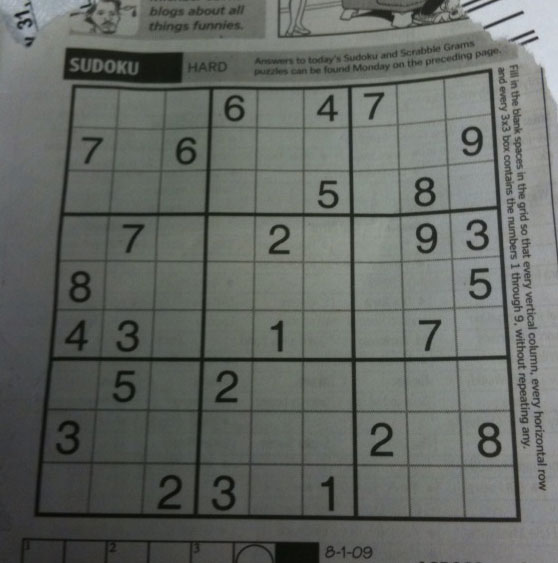
#> input picture images/practice_img/sudoku.png, 558 x 563 px
$ jupyter execute --allow-errors class_07_1_IP_affine_trans.ipynb
#> lines starting #> are read from the running program, lines starting #| are printed output that depends on the picture
# <center> 👉 class_07_1 IP » _Geometric Transformations - Affine and Perspective Transformation_ </center>

## ▣ Geometric Transformations

Geometric Transform refers to __transforming the shape of an image (image wrapping) by artificially enlarging, reducing, changing the position, rotating, or distorting the image__.
It can be viewed as a process of rearranging the positions of pixel coordinates that make up an image.

기하학적 변환(Geometric Transform)이란 이미지를 인위적으로 확대, 축소, 위치 변경, 회전, 왜곡하는 등 이미지의 형태를 변환-이미지 뒤틀기(wraping)-하는 것을 의미합니다.
이미지를 구성하는 픽셀 좌푯값의 위치를 재배치하는 과정으로 볼 수 있습니다.

## ▶ Affine Transformation

In Euclidean geometry, an affine transformation or affinity (from the Latin, affinis, "connected with") is a geometric transformation that __preserves lines and parallelism__,
but not necessarily Euclidean distances and angles.

- Affine transformation uses a 2×3 matrix and can be expressed using vector sum for matrix multiplication.

>- 아핀 변환은 2×3 행렬을 사용하며 행렬 곱셈에 벡터 합을 활용해 표현할 수 있는 변환

In affine transformation, **all parallel lines in the original image will still be parallel in the output image.**
To find the transformation matrix, we need three points from the input image and their corresponding locations in the output image.
Then **cv.getAffineTransform** will create a 2x3 matrix which is to be passed to **cv.warpAffine**.

~ Syntax:
* **martix = cv2.getAffineTransform(pts1, pts2)**
>- pts1: 3 coordinates of the image before conversion 변환 전 영상의 좌표 3개, 3 x 2 array
>- pts2: 3 coordinates of the image after conversion 변환 후 영상의 좌표 3개, 3 x 2 array
>- matrix: Returns transformation matrix 변환 행렬 반환, 2 x 3 array

    This function provides the function to warp the image as the position of the three coordinates, pts1, changes to pts2.
        이 함수는 3개의 좌표인 pts1이 pts2로 위치가 변한 만큼 이미지를 뒤트는 기능을 제공합니다.
Check the below example, and also look at the points being selected (which are marked in green color):

[cell 1]
# Affine Transformation
import cv2
import numpy as np
from matplotlib import pyplot as plt
from matplotlib.pyplot import figure

img = cv2.imread('./images/practice_img/dr_ochanomizu.jpg')

#> (the rest of this cell did not finish here and is left out)

[cell 2]
# Affine Transformation  (getAffine.py)

import cv2
import numpy as np
from matplotlib import pyplot as plt

img = cv2.imread('./images/practice_img/duck1.jpg')
# img = cv2.imread('./images/practice_img/red_rider_hood.jpg')

#> (the rest of this cell did not finish here and is left out)

#> (a cell that did not finish here is left out)

[cell 4]
pts1 = np.float32([[100, 50], [200, 50], [100, 200]])
pts2 = np.float32([[80, 70], [210, 60], [250, 120]])

cv2.circle(img, (100,50), 5, (255,0), -1)
cv2.circle(img, (200,50), 5, (0,255,0), -1)
cv2.circle(img, (100,200), 5, (0,0,255), -1)

mtrx = cv2.getAffineTransform(pts1, pts2)
#> (the rest of this cell did not finish here and is left out)

[cell 5]
fig, axs = plt.subplots(1, 2, figsize=(15,10))
#> (the rest of this cell did not finish here and is left out)

## ▶ Perspective Transformation (원근 변환)

An affine transformation is a transformation that warps an image into two dimensions.
On the other hand, __perspective conversion can be thought of as converting an image into three dimensions.__

The principle of perspective is that things that are __far away appear small and things that are close appear large.__
Perspective conversion is a conversion method that applies the principles of perspective.

    어핀 변환은 이미지를 2차원으로 뒤트는 변환이었습니다.
    반면 원근 변환은 이미지를 3차원으로 변환한다고 보시면 됩니다.
    멀리 있는 것은 작게 보이고, 가까이 있는 것은 크게 보이는 게 원근법의 원리입니다.
    이 원근법의 원리를 적용해 변환하는 방식이 원근 변환입니다.

Perspective Transformation remaps pixels using four points.
Therefore, declare the pixel coordinates (srcPoint) of the original image before conversion and the pixel coordinates (dstPoint) of the resulting image after conversion to be used for mapping.
The image is transformed by mapping the pixel coordinates of the original image before conversion to the pixels of the resulting image after conversion.

    원근 변환(Perspective Transformation)은 네 점을 사용하여 픽셀을 재매핑합니다.
    그러므로, 매핑에 사용할 변환 전 원본 이미지의 픽셀 좌표(srcPoint)와 변환 후 결과 이미지의 픽셀 좌표(dstPoint)를 선언합니다.
    변환 전 원본 이미지의 픽셀 좌표가 변환 후 결과 이미지의 픽셀로 매핑되어 이미지가 변형됩니다.

The order of coordinates is top left, top right, bottom right, and bottom left.
- Declared in numpy.array format,
- The order of coordinates must be the same as the original order and the resulting order.
- If the order is not the same, the image may be displayed in a twisted form.

    좌표의 순서는 좌상, 우상, 우하, 좌하 순서입니다.
    - numpy.array 형태로 선언하며,
    - 좌표의 순서는 원본 순서와 결과 순서가 동일해야합니다.
    - 만약, 순서가 동일하지 않다면 비틀린(twist) 형태로 이미지가 표현될 수 있습니다.

➡️ Precision of pixel coordinates 픽셀 좌표의 정밀도(dtype) : float32 type

For perspective transformation, you need a 3x3 transformation matrix.
- Straight lines will remain straight even after the transformation.
- To find this transformation matrix, you need 4 points on the input image and corresponding points on the output image.
- Among these 4 points, 3 of them should not be collinear.
- Then the transformation matrix can be found by the function

➡️ The affine transformation takes exactly the form of a 3×3 matrix.
The third row of the matrix has the values [0, 1, 1] and is not represented in OpenCV.

        아핀 변환은 정확하게는 3×3 행렬 형태를 갖습니다.
        행렬의 세 번째 행이 [0, 1, 1] 값을 가져 OpenCV에서는 표현하지 않습니다.

* **mtrx = cv2.getPerspectiveTransform(pts1, pts2)**

>- pts1: 4 coordinates of the image before conversion 변환 이전 영상의 좌표 4개, 4 x 2 array
>- pts2:  4 coordinates of the image after conversion 변환 이후 영상의 좌표 4개, 4 x 2 array
>- mtrx: Returns transformation matrix 변환행렬 반환, 3 x 3 array

* **cv2.warpPerspective():** all parameters are the same as cv2.warpAffine()

[cell 6]
from matplotlib.pyplot import figure
figure(figsize=(10, 10), dpi=80)

img = cv2.imread('./images/practice_img/sudoku.png')
#> img is the input picture: shape (563, 558, 3); mean B, G, R 99.5, 104.1, 100

rows,cols,ch = img.shape
#> rows = 563; cols = 558; ch = 3
pts1 = np.float32([[56,65],[368,52],[28,387],[389,390]])
pts2 = np.float32([[0,0],[300,0],[0,300],[300,300]])
M = cv2.getPerspectiveTransform(pts1,pts2)
print(img.shape)
#| (563, 558, 3)

dst = cv2.warpPerspective(img,M,(300,300))
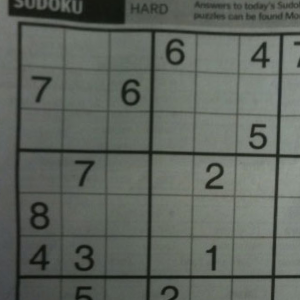
#> dst: shape (300, 300, 3); mean B, G, R 93.6, 100.5, 95

plt.subplot(121),plt.imshow(img),plt.title('Input')
plt.subplot(122),plt.imshow(dst),plt.title('Output')
plt.show()
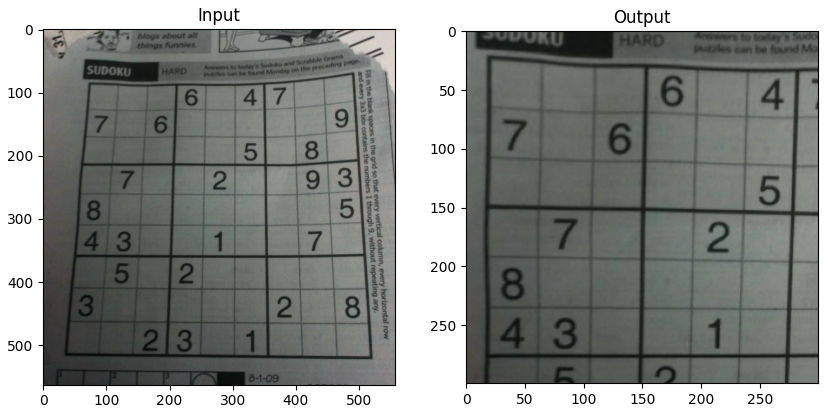
#> figure drawn by matplotlib, 2 panels; B, G, R data is drawn as R, G, B

[cell 7]
# perspective.py

import cv2
import numpy as np

img = cv2.imread('./images/practice_img/duck1.jpg')

#> (the rest of this cell did not finish here and is left out)

[cell 8]
fig, axs = plt.subplots(1, 2, figsize=(15,10))
#> (the rest of this cell did not finish here and is left out)

As a result, the upper part of the image becomes narrower, making it appear as if it is further away. This is perspective transformation.
However, the perspective transformation often used in practice is the opposite.
In the example above, a flat image was converted to a perspective image, but __what is commonly used in practice is converting a perspective image to a flat image__.
For example, using the scan function of a mobile phone camera makes a photographed document look like a scanned document.
This converts a document image with perspective into a flat image.

실행 결과 이미지의 위쪽 부분의 폭이 좁아져서 마치 멀리 있는 것처럼 보입니다. 이것이 바로 원근 변환입니다.
하지만 실제로 자주 쓰이는 원근 변환은 이와 반대입니다.
위 예제에서는 평면 이미지를 원근 이미지로 변환했지만, 실제 많이 쓰이는 것은 원근 이미지를 평면 이미지로 변환하는 것입니다.
예를 들어 휴대폰 카메라의 스캔 기능을 이용하면 찍힌 문서를 스캔한 문서처럼 만들어 줍니다.
원근감이 있는 문서 이미지를 평면 이미지로 바꿔주는 것입니다.

## ▶ Perspective Scan

Create document scanning effects with mouse and perspective conversion
마우스와 원근 변환으로 문서 스캔 효과 내기

[cell 9]
# perspective_scan.py

import cv2
import numpy as np

win_name = "scanning"
img = cv2.imread("./images/practice_img/paper.jpg")
#> (the rest of this cell did not finish here and is left out)

[cell 10]
rslt = cv2.imread("./results/scan_result.png")

fig, axs = plt.subplots(1, 2, figsize=(10,5))
#> (the rest of this cell did not finish here and is left out)

[cell 11]
import cv2
import numpy as np

win_name = "scanning"
img = cv2.imread("./images/practice_img/rail.jpg")
#> (the rest of this cell did not finish here and is left out)

[cell 12]
rslt2 = cv2.imread("./results/scan_result2.png")

fig, axs = plt.subplots(1, 2, figsize=(10,5))
#> (the rest of this cell did not finish here and is left out)

[cell 13]
# real ex
import cv2
import numpy as np

win_name = "scanning"
img = cv2.imread("./images/leesh.png")
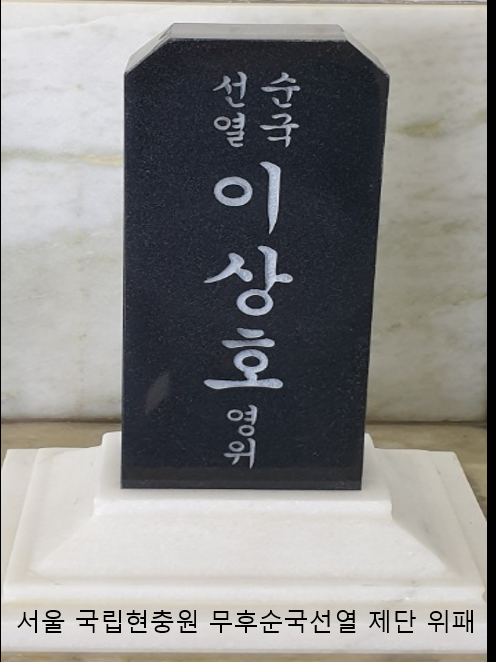
#> input picture images/leesh.png, 496 x 662 px
#> img is the input picture: shape (662, 496, 3); mean B, G, R 134.9, 136.1, 136.7
rows, cols, ch = img.shape
#> rows = 662; cols = 496
draw = img.copy()
pts_cnt = 0
pts = np.zeros((4,2), dtype=np.float32)


# [31 lines left out: function onMouse, not called in this run]
cv2.imshow(win_name, img)
cv2.setMouseCallback(win_name, onMouse)
cv2.waitKey(0)
cv2.destroyAllWindows()
